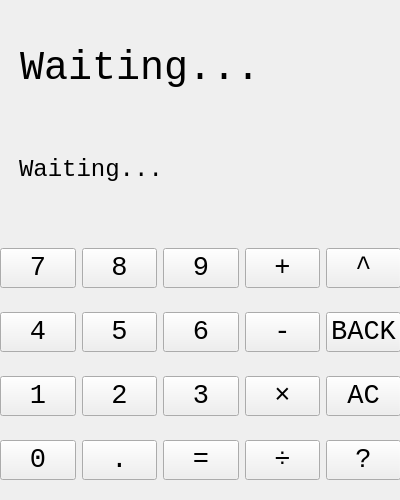
<?xml version="1.0" encoding="UTF-8"?>
<ui version="4.0">
 <class>calculator</class>
 <widget class="QWidget" name="calculator">
  <property name="geometry">
   <rect>
    <x>0</x>
    <y>0</y>
    <width>400</width>
    <height>500</height>
   </rect>
  </property>
  <property name="minimumSize">
   <size>
    <width>400</width>
    <height>500</height>
   </size>
  </property>
  <property name="maximumSize">
   <size>
    <width>400</width>
    <height>500</height>
   </size>
  </property>
  <property name="windowTitle">
   <string>calculator</string>
  </property>
  <property name="windowIcon">
   <iconset>
    <normaloff>114514.ico</normaloff>114514.ico</iconset>
  </property>
  <widget class="QWidget" name="gridLayoutWidget">
   <property name="geometry">
    <rect>
     <x>0</x>
     <y>230</y>
     <width>401</width>
     <height>271</height>
    </rect>
   </property>
   <layout class="QGridLayout" name="gridLayout">
    <item row="2" column="2">
     <widget class="QPushButton" name="pushButton_6">
      <property name="font">
       <font>
        <family>Consolas</family>
        <pointsize>20</pointsize>
       </font>
      </property>
      <property name="text">
       <string>6</string>
      </property>
     </widget>
    </item>
    <item row="2" column="1">
     <widget class="QPushButton" name="pushButton_5">
      <property name="font">
       <font>
        <family>Consolas</family>
        <pointsize>20</pointsize>
       </font>
      </property>
      <property name="text">
       <string>5</string>
      </property>
     </widget>
    </item>
    <item row="3" column="1">
     <widget class="QPushButton" name="pushButton_2">
      <property name="font">
       <font>
        <family>Consolas</family>
        <pointsize>20</pointsize>
       </font>
      </property>
      <property name="text">
       <string>2</string>
      </property>
     </widget>
    </item>
    <item row="0" column="0">
     <widget class="QPushButton" name="pushButton_7">
      <property name="font">
       <font>
        <family>Consolas</family>
        <pointsize>20</pointsize>
       </font>
      </property>
      <property name="text">
       <string>7</string>
      </property>
     </widget>
    </item>
    <item row="5" column="2">
     <widget class="QPushButton" name="pushButton_equal_to">
      <property name="font">
       <font>
        <family>Consolas</family>
        <pointsize>20</pointsize>
       </font>
      </property>
      <property name="text">
       <string>=</string>
      </property>
     </widget>
    </item>
    <item row="2" column="0">
     <widget class="QPushButton" name="pushButton_4">
      <property name="font">
       <font>
        <family>Consolas</family>
        <pointsize>20</pointsize>
       </font>
      </property>
      <property name="text">
       <string>4</string>
      </property>
     </widget>
    </item>
    <item row="0" column="1">
     <widget class="QPushButton" name="pushButton_8">
      <property name="font">
       <font>
        <family>Consolas</family>
        <pointsize>20</pointsize>
       </font>
      </property>
      <property name="text">
       <string>8</string>
      </property>
     </widget>
    </item>
    <item row="3" column="0">
     <widget class="QPushButton" name="pushButton_1">
      <property name="font">
       <font>
        <family>Consolas</family>
        <pointsize>20</pointsize>
       </font>
      </property>
      <property name="text">
       <string>1</string>
      </property>
     </widget>
    </item>
    <item row="5" column="0">
     <widget class="QPushButton" name="pushButton_0">
      <property name="font">
       <font>
        <family>Consolas</family>
        <pointsize>20</pointsize>
       </font>
      </property>
      <property name="text">
       <string>0</string>
      </property>
     </widget>
    </item>
    <item row="5" column="1">
     <widget class="QPushButton" name="pushButton_point">
      <property name="font">
       <font>
        <family>Consolas</family>
        <pointsize>20</pointsize>
       </font>
      </property>
      <property name="text">
       <string>.</string>
      </property>
     </widget>
    </item>
    <item row="3" column="4">
     <widget class="QPushButton" name="pushButton_ac">
      <property name="font">
       <font>
        <family>Consolas</family>
        <pointsize>20</pointsize>
       </font>
      </property>
      <property name="text">
       <string>AC</string>
      </property>
     </widget>
    </item>
    <item row="3" column="2">
     <widget class="QPushButton" name="pushButton_3">
      <property name="font">
       <font>
        <family>Consolas</family>
        <pointsize>20</pointsize>
       </font>
      </property>
      <property name="text">
       <string>3</string>
      </property>
     </widget>
    </item>
    <item row="0" column="2">
     <widget class="QPushButton" name="pushButton_9">
      <property name="font">
       <font>
        <family>Consolas</family>
        <pointsize>20</pointsize>
       </font>
      </property>
      <property name="text">
       <string>9</string>
      </property>
     </widget>
    </item>
    <item row="3" column="3">
     <widget class="QPushButton" name="pushButton_multiplication">
      <property name="font">
       <font>
        <family>Consolas</family>
        <pointsize>20</pointsize>
       </font>
      </property>
      <property name="text">
       <string>×</string>
      </property>
     </widget>
    </item>
    <item row="2" column="4">
     <widget class="QPushButton" name="pushButton_back">
      <property name="font">
       <font>
        <family>Consolas</family>
        <pointsize>20</pointsize>
       </font>
      </property>
      <property name="text">
       <string>BACK</string>
      </property>
     </widget>
    </item>
    <item row="0" column="3">
     <widget class="QPushButton" name="pushButton_addition">
      <property name="font">
       <font>
        <family>Consolas</family>
        <pointsize>20</pointsize>
       </font>
      </property>
      <property name="text">
       <string>+</string>
      </property>
     </widget>
    </item>
    <item row="0" column="4">
     <widget class="QPushButton" name="pushButton_power">
      <property name="font">
       <font>
        <family>Consolas</family>
        <pointsize>20</pointsize>
       </font>
      </property>
      <property name="text">
       <string>^</string>
      </property>
     </widget>
    </item>
    <item row="2" column="3">
     <widget class="QPushButton" name="pushButton_subtraction">
      <property name="font">
       <font>
        <family>Consolas</family>
        <pointsize>20</pointsize>
       </font>
      </property>
      <property name="text">
       <string>-</string>
      </property>
     </widget>
    </item>
    <item row="5" column="4">
     <widget class="QPushButton" name="pushButton_">
      <property name="font">
       <font>
        <family>Consolas</family>
        <pointsize>20</pointsize>
       </font>
      </property>
      <property name="text">
       <string>?</string>
      </property>
     </widget>
    </item>
    <item row="5" column="3">
     <widget class="QPushButton" name="pushButton_division">
      <property name="font">
       <font>
        <family>Consolas</family>
        <pointsize>20</pointsize>
       </font>
      </property>
      <property name="text">
       <string>÷</string>
      </property>
     </widget>
    </item>
   </layout>
  </widget>
  <widget class="QLabel" name="label">
   <property name="geometry">
    <rect>
     <x>20</x>
     <y>18</y>
     <width>360</width>
     <height>100</height>
    </rect>
   </property>
   <property name="font">
    <font>
     <family>Consolas</family>
     <pointsize>30</pointsize>
     <bold>false</bold>
    </font>
   </property>
   <property name="cursor">
    <cursorShape>ArrowCursor</cursorShape>
   </property>
   <property name="text">
    <string>Waiting...</string>
   </property>
   <property name="alignment">
    <set>Qt::AlignLeading|Qt::AlignLeft|Qt::AlignVCenter</set>
   </property>
  </widget>
  <widget class="QLabel" name="label_2">
   <property name="geometry">
    <rect>
     <x>19</x>
     <y>149</y>
     <width>361</width>
     <height>41</height>
    </rect>
   </property>
   <property name="font">
    <font>
     <family>Consolas</family>
     <pointsize>18</pointsize>
     <bold>false</bold>
    </font>
   </property>
   <property name="cursor">
    <cursorShape>ArrowCursor</cursorShape>
   </property>
   <property name="text">
    <string>Waiting...</string>
   </property>
   <property name="alignment">
    <set>Qt::AlignLeading|Qt::AlignLeft|Qt::AlignVCenter</set>
   </property>
  </widget>
 </widget>
 <resources/>
 <connections/>
</ui>
